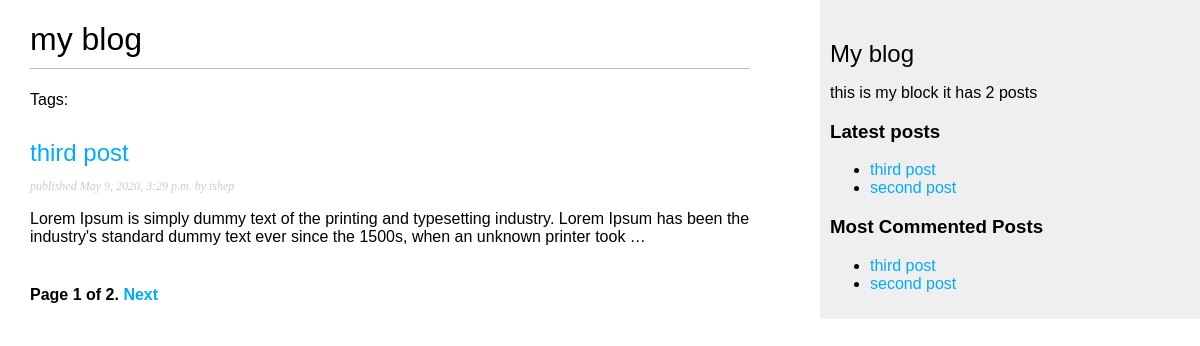
/blog/, run on an earlier commit of the app's database.
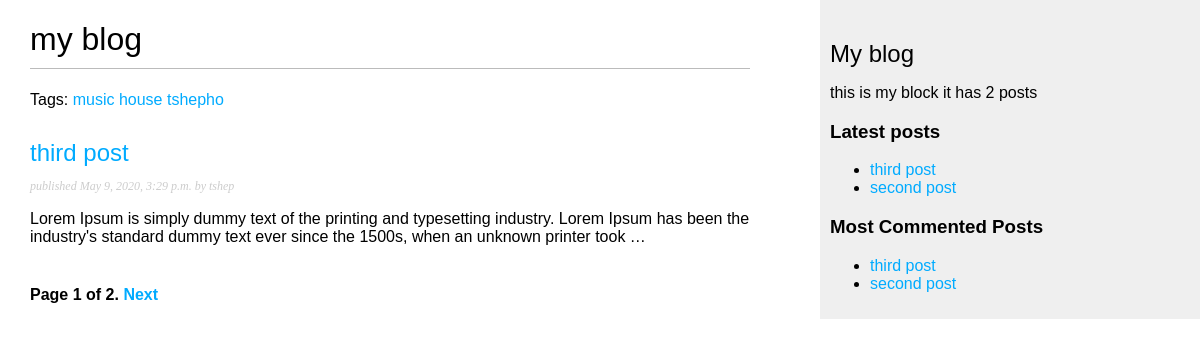
And on a later commit of the database.
### blog/models.py (models this page shows, shortened)
class Post(models.Model):
    STATUS_CHOICES = (
        ('draft', 'Draft'),
        ('published', 'Published'),
    )
    title = models.CharField(max_length=250)
    slug = models.SlugField(max_length=250,
                            unique_for_date='publish')
    author = models.ForeignKey(User,
                            on_delete=models.CASCADE,
                            related_name='blog_posts')
    body = models.TextField()
    publish = models.DateTimeField(default=timezone.now)
    created = models.DateTimeField(auto_now_add=True)
    updated = models.DateTimeField(auto_now=True)
    status = models.CharField(max_length=10,
                            choices=STATUS_CHOICES,
                            default='draft')
    class Meta:
        ordering = ('-publish',)
    def get_absolute_url(self):
        return reverse('blog:post_detail',
                        args=[self.publish.year,
                        self.publish.month,
                        self.publish.day,
                        self.slug])
    objects = models.Manager()
    published = PublishedManager()
    tags = TaggableManager()

### blog/views.py (the view)
# urls.py: path('', views.post_list, name='post_list'),
def post_list(request, tag_slug=None):
    object_list = Post.published.all()
    tag = None
    if tag_slug:
        tag = get_object_or_404(Tag, slug=tag_slug)
        object_list = object_list.filter(tags__in=[tag])
    paginator = Paginator(object_list, 1)
    page = request.GET.get('page')
    try:
        posts = paginator.page(page)
    except PageNotAnInteger:
        posts = paginator.page(1)
    except EmptyPage:
        posts = pagin.page(paginator.num_pages)
    return render(request, 'blog/post/list.html',
                            {'page': page,
                            'posts': posts,
                            'tag': tag})

### blog/models.py (called while the page is built)
    def get_queryset(self):
        return super(PublishedManager, self).get_queryset().filter(status='published')

### blog/templatetags/blog_tags.py (called while the page is built)
@register.simple_tag
def total_posts():
    return Post.published.count()

@register.inclusion_tag('blog/post/latest_posts.html')
def show_latest_posts(count=5):
    latest_posts = Post.published.order_by('-publish')[:count]
    return {'latest_posts': latest_posts}

@register.simple_tag
def get_most_commented_posts(count=5):
    return Post.published.annotate(total_comments=Count('comments')).order_by('-total_comments')[:count]

### templates/blog/post/list.html (shortened to what this page needs)
{% extends "blog/base.html" %}
{% block content %}
  <h1>my blog</h1>
  {% for post in posts %}
      <p class="tags">Tags:
        {% for tag in post.tags.all %}
          <a href="{% url "blog:post_list_by_tag" tag.slug %}"> {{ tag.name }}</a>
        {% endfor %}
      </p>
      <h2>
          <a href="{{ post.get_absolute_url }}">
            {{ post.title }}
          </a>
      </h2>
      <p class="date">
          published {{ post.publish }} by {{post.author}}
      </p>
      {{ post.body|truncatewords:30|linebreaks}}
    {% endfor %}
    {% include "blog/pagination.html" with page=posts%}
{% endblock %}

### templates/blog/base.html (shortened to what this page needs)
{% load blog_tags %}
{% load static %}
<!DOCTYPE html>
<html lang="en" dir="ltr">
  <head>
    <link rel="stylesheet" href="{%static 'css/blog.css' %}">
  </head>
  <body>
    <div id="content">
        {% block content %}
        {% endblock %}
    </div>
    <div id="sidebar" >
        <h2>My blog</h2>
        <p>this is my block it has {% total_posts %} posts</p>
        <h3> Latest posts</h3>
        {% show_latest_posts 3 %}
        <h3>Most Commented Posts</h3>
        {% get_most_commented_posts as most_commented_posts %}
        <ul>
          {% for post in most_commented_posts %}
            <li>
              <a href="{{ post.get_absolute_url }}">{{ post.title }}</a>
            </li>
          {% endfor %}
        </ul>
    </div>
  </body>
</html>

### templates/blog/pagination.html (shortened to what this page needs)
<div class="pagination">
  <span class='step-links'>
    <span class='current'>
      Page {{ page.number }} of {{ page.paginator.num_pages }}.
    </span>
    {% if page.has_next %}
      <a href="?page={{ page.next_page_number }}">Next</a>
    {% endif %}
  </span>
</div>

### templates/blog/post/latest_posts.html
<ul>
  {% for post in latest_posts %}
    <li>
        <a href="{{ post.get_absolute_url }}">{{ post.title }}</a>
    </li>
  {% endfor %}
</ul>

### static/css/blog.css (style rules this page uses)
body { margin:0; padding:0; font-family:helvetica, sans-serif; }
a { color:#00abff; text-decoration:none; }
h1 { font-weight:normal; border-bottom:1px solid #bbb; padding:0 0 10px 0; }
h2 { font-weight:normal; margin:30px 0 0; }
#content { float:left; width:60%; padding:0 0 0 30px; }
#sidebar { float:right; width:30%; padding:10px; background:#efefef; height:100%; }
p.date { color:#ccc; font-family: georgia, serif; font-size: 12px; font-style: italic; }
.pagination { margin:40px 0; font-weight:bold; }

What changed in the data, as far as the page shows it:
changed Post "third post": gains Tag (name "music")
added Tag: name "house", shown under Post "third post"
added Tag: name "tshepho", shown under Post "third post"
